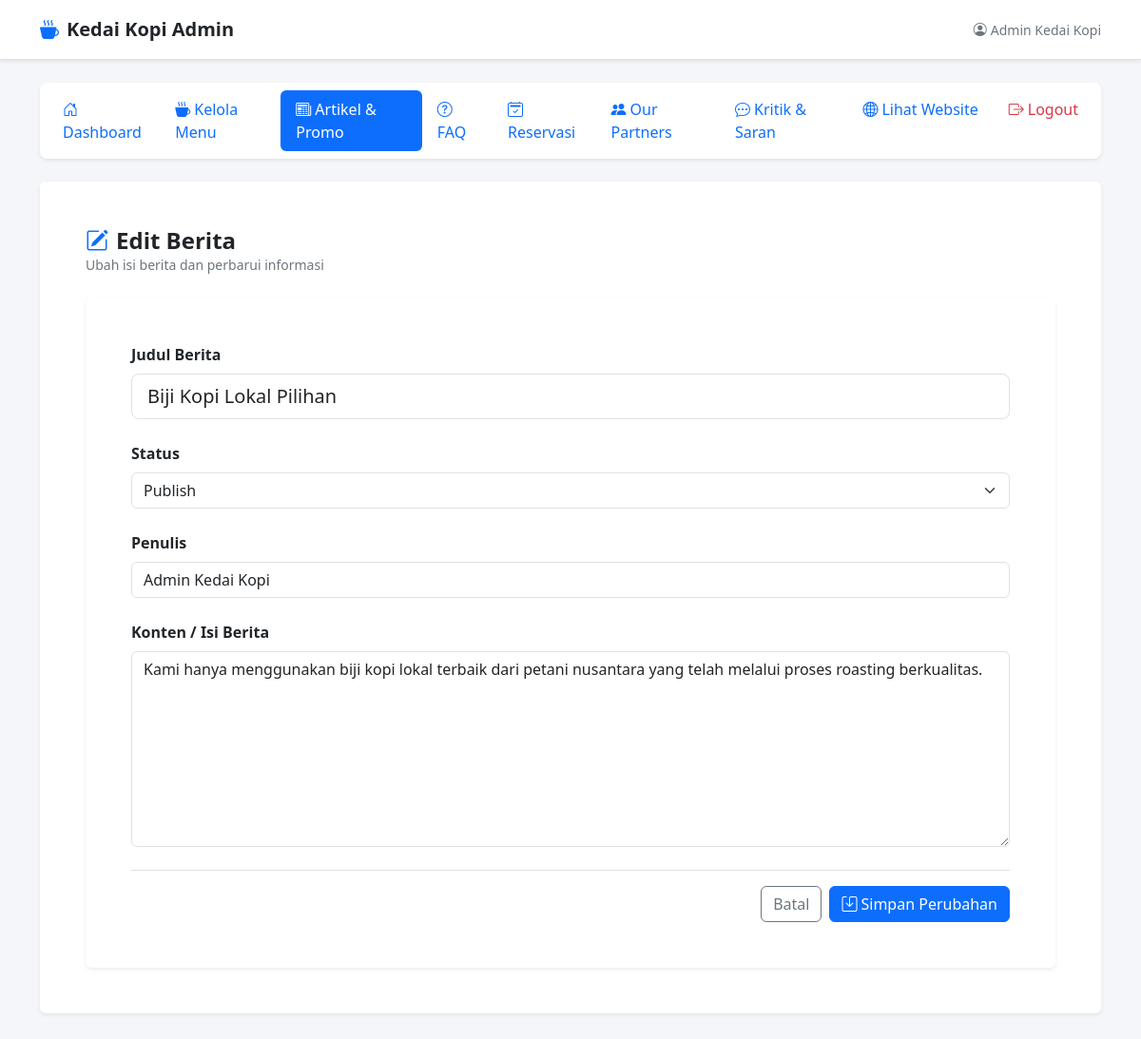
Page /dist/login/dashboard.php?page=berita_edit&id=3 (signed in) on the committed database.
### tables this page shows
CREATE TABLE IF NOT EXISTS `berita` (
    `id` INT AUTO_INCREMENT PRIMARY KEY,
    `judul` VARCHAR(255) NOT NULL,
    `status` ENUM('Draft','Publish') NOT NULL DEFAULT 'Draft',
    `konten` TEXT NOT NULL,
    `penulis` VARCHAR(100) NOT NULL,
    `tanggal_dibuat` DATETIME DEFAULT CURRENT_TIMESTAMP,
    `tanggal_diperbarui` DATETIME DEFAULT CURRENT_TIMESTAMP ON UPDATE CURRENT_TIMESTAMP
);

### dist/login/berita/edit.php (the view, shortened to what this page needs)
<?php
$id = isset($_GET['id']) ? (int) $_GET['id'] : 0;
$berita = null;
$stmt = $conn->prepare("SELECT * FROM `berita` WHERE `id` = ? LIMIT 1");
if ($stmt) {
    $stmt->bind_param('i', $id);
    $stmt->execute();
    $result = $stmt->get_result();
    $berita = $result ? $result->fetch_assoc() : null;
} else {
    $errorMessage = 'Gagal memproses data: ' . $conn->error;
}
?>
<div class="mb-4">
    <h2 class="h4 mb-0 fw-bold text-dark"><i class="bi bi-pencil-square me-2 text-primary"></i>Edit Berita</h2>
    <p class="text-secondary small mb-0">Ubah isi berita dan perbarui informasi</p>
</div>
<?php if ($berita): ?>
    <div class="card border-0 shadow-sm bg-white">
        <div class="card-body p-4 p-md-5">
            <form action="dashboard.php?page=berita_edit&id=<?= $id ?>" method="post">
                <div class="mb-4">
                    <label for="judul" class="form-label fw-bold">Judul Berita</label>
                    <input
                        type="text"
                        class="form-control form-control-lg"
                        id="judul"
                        name="judul"
                        placeholder="Masukkan judul berita..."
                        value="<?= isset($_POST['judul']) ? htmlspecialchars((string)$_POST['judul']) : htmlspecialchars($berita['judul']) ?>"
                        required
                    />
                </div>
                <div class="mb-4">
                    <label for="status" class="form-label fw-bold">Status</label>
                    <select class="form-select" id="status" name="status" required>
                    <option value="Publish" <?= $berita['status'] == 'Publish' ? 'selected' : '' ?>>
                    Publish
                    </option>
                    </select>
                </div>
                <div class="mb-4">
                    <label for="penulis" class="form-label fw-bold">Penulis</label>
                    <input
                        type="text"
                        class="form-control"
                        id="penulis"
                        name="penulis"
                        placeholder="Nama penulis..."
                        value="<?= isset($_POST['penulis']) ? htmlspecialchars((string)$_POST['penulis']) : htmlspecialchars($berita['penulis']) ?>"
                        required
                    />
                </div>
                <div class="mb-4">
                    <label for="konten" class="form-label fw-bold">Konten / Isi Berita</label>
                    <textarea
                        class="form-control"
                        id="konten"
                        name="konten"
                        rows="8"
                        placeholder="Tuliskan isi berita secara lengkap..."
                        required
                    ><?= isset($_POST['konten']) ? htmlspecialchars((string)$_POST['konten']) : htmlspecialchars($berita['konten']) ?></textarea>
                </div>
                <div class="d-flex gap-2 justify-content-end pt-3 border-top">
                    <a href="dashboard.php?page=berita" class="btn btn-outline-secondary">Batal</a>
                    <button type="submit" class="btn btn-primary">
                        <i class="bi bi-save me-1"></i>Simpan Perubahan
                    </button>
                </div>
            </form>
        </div>
    </div>
<?php endif; ?>

### dist/login/dashboard.php (style rules this page uses)
body { background-color: #f4f6f9; }

### rows in the picture
berita: judul "Biji Kopi Lokal Pilihan", status "Publish", penulis "Admin Kedai Kopi", konten "Kami hanya menggunakan biji kopi lokal terbaik dari petani nusantara yang telah melalui proses roasting berkualitas."

### other values in the picture
$userName "Admin Kedai Kopi"
